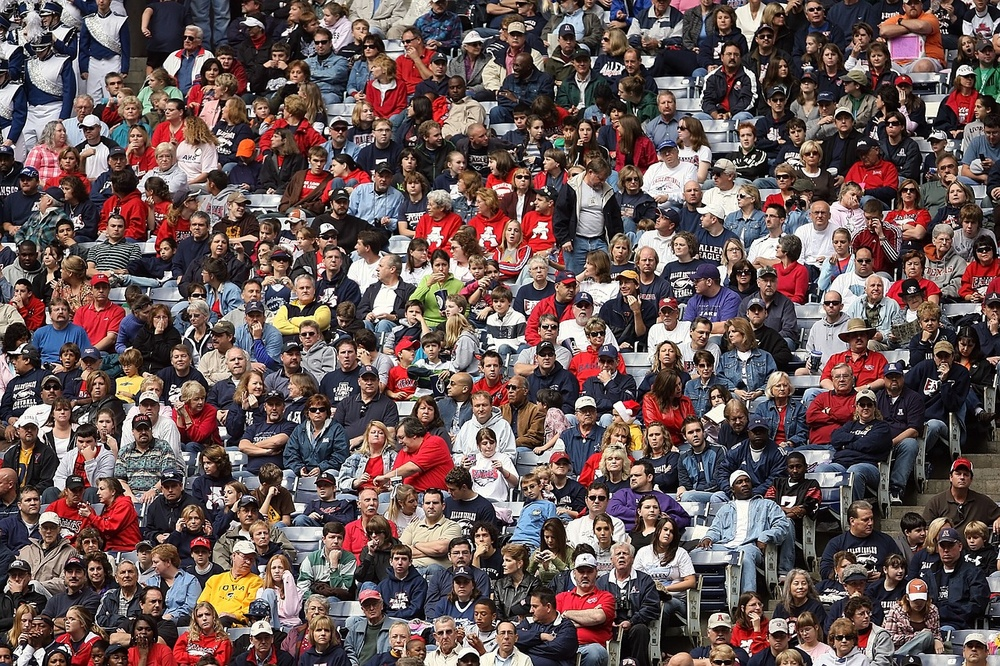
%> input picture Datasets/PixaBayDataset/crowd-1584115_1280.jpg, 1000 x 666 px, shrunk from 1280 x 853 before the run, given in place of 1.jpg, which was not available
$ octave imagens_edge.m   (GNU Octave 9; MATLAB toolbox functions it lacks are replaced by stand-ins)
%> lines starting %> are read from the running program, lines starting %| are printed output that depends on the picture; in (x1, y1, x2, y2) boxes, pixels count from 0 and x2, y2 are one past the last pixel; in counts of white or black regions, pixels touching at a corner belong together; the program's own positions count from 1; pictures that were not available may be replaced by others from this repository, and a replacement may not be noted
### grad.m
function [Gn] = grad(I)
%GRAD
%   This function calculates the gradient of an image using the sobel
%   operator. The output image is in double format.

h = (-1)*fspecial('sobel');
A = double(I);
Gx = imfilter(A,h);
Gy = imfilter(A,h');

G = abs(Gx) + abs(Gy);

Gn = (G - min(G(:)))/(max(G(:) - min(G(:))));
end

### imagens_edge.m
im = input('escolha a imagem: ');
%> the answer given: 1
name = sprintf('inputs//%d.jpg', im);
I = imread(name);
%> I is the input picture: size 666x1000x3 uint8; mean R, G, B 106.3, 87.3, 86.6
bw1 = 0.2;              %0.2 ou 0.4
bw2 = 0.45;             %0.45 ou 0.75
Ibw1 = im2bw(I,bw1);
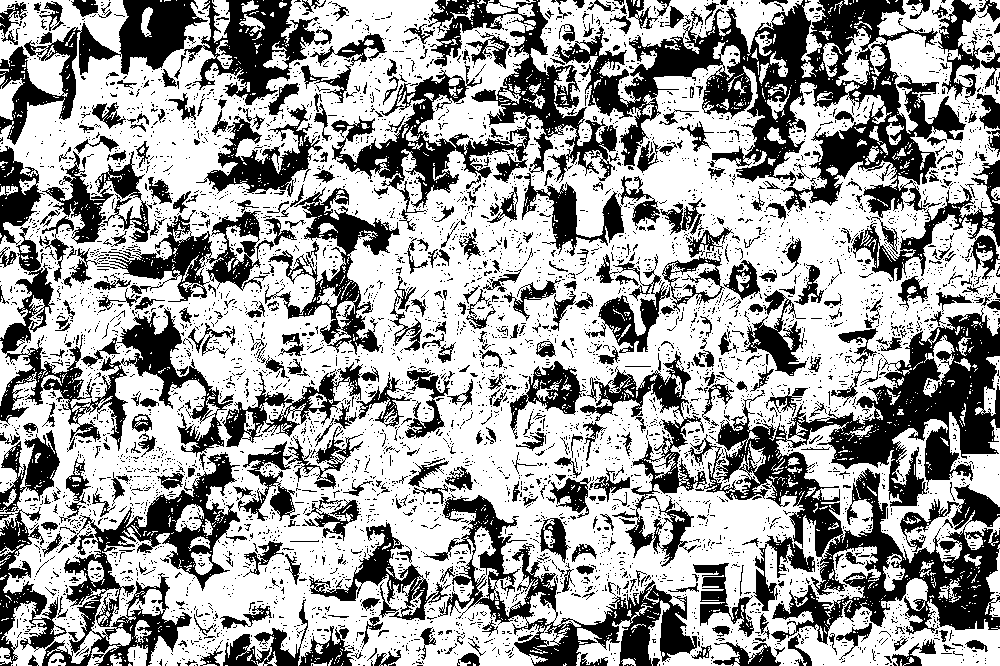
%> Ibw1: size 666x1000 logical; 62.4% white; 5553 black regions (5065 under 20 px), largest, box (x1, y1, x2, y2) and area: (688, 308, 1000, 645) 35710, (554, 0, 966, 218) 28616, (331, 0, 617, 231) 15947
Ibw2 = im2bw(I,bw2);
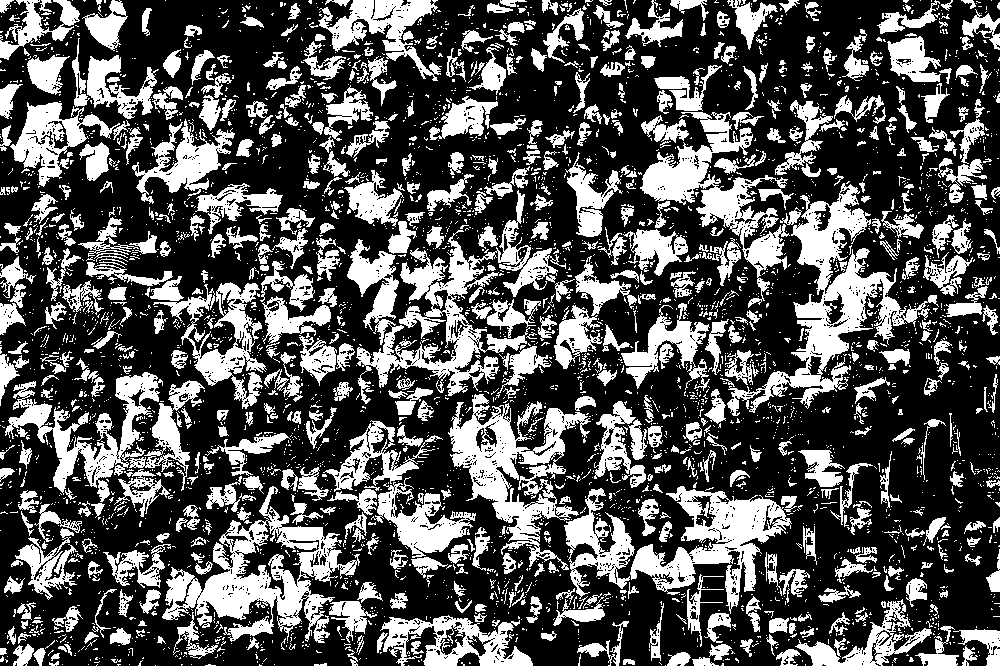
%> Ibw2: size 666x1000 logical; 33.1% white; 3974 white regions (3283 under 20 px), largest, box (x1, y1, x2, y2) and area: (347, 190, 566, 404) 11811, (727, 183, 939, 416) 10733, (162, 486, 360, 643) 10211
Ig1 = grad(Ibw1);
Ig2 = grad(Ibw2);
idx = Ig2 > 0.1;
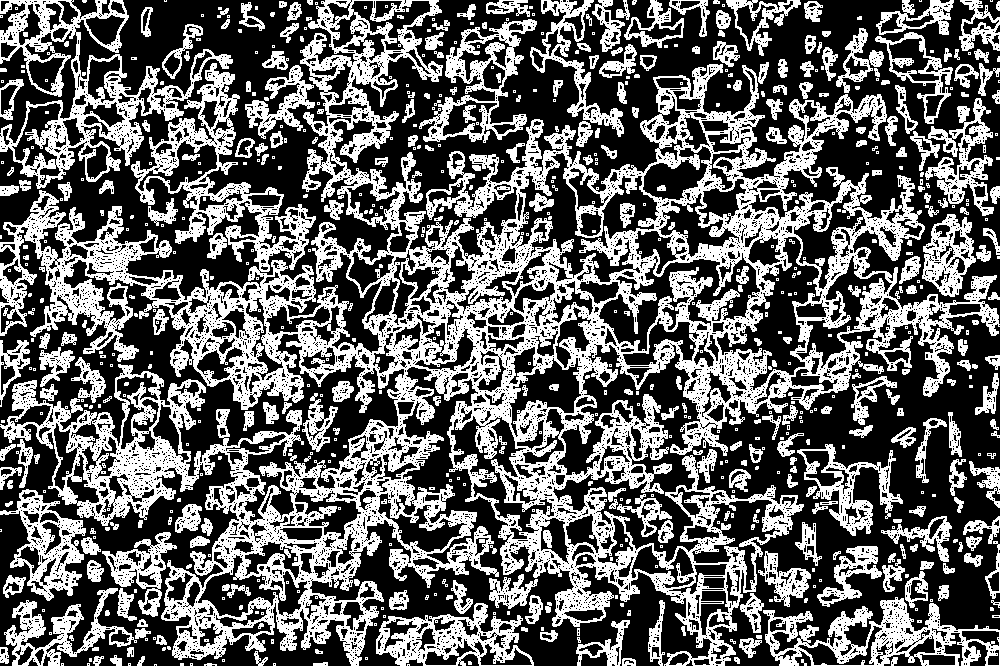
%> idx: size 666x1000 logical; 39.2% white; 686 white regions (362 under 20 px), largest, box (x1, y1, x2, y2) and area: (0, 0, 1000, 666) 165771, (0, 0, 233, 189) 10379, (763, 597, 1000, 666) 6005
Imasc = Ig1.*idx;
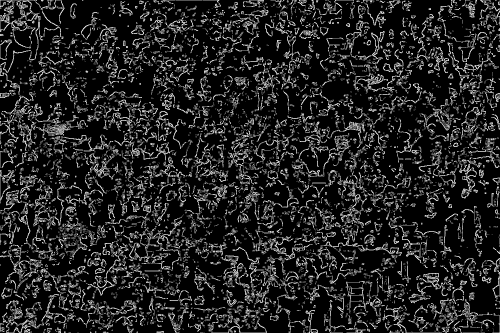
%> Imasc: size 666x1000 double (shown at 1/2 size); min 0, max 1, mean 0.134
Ithin = bwmorph(Imasc,'remove');
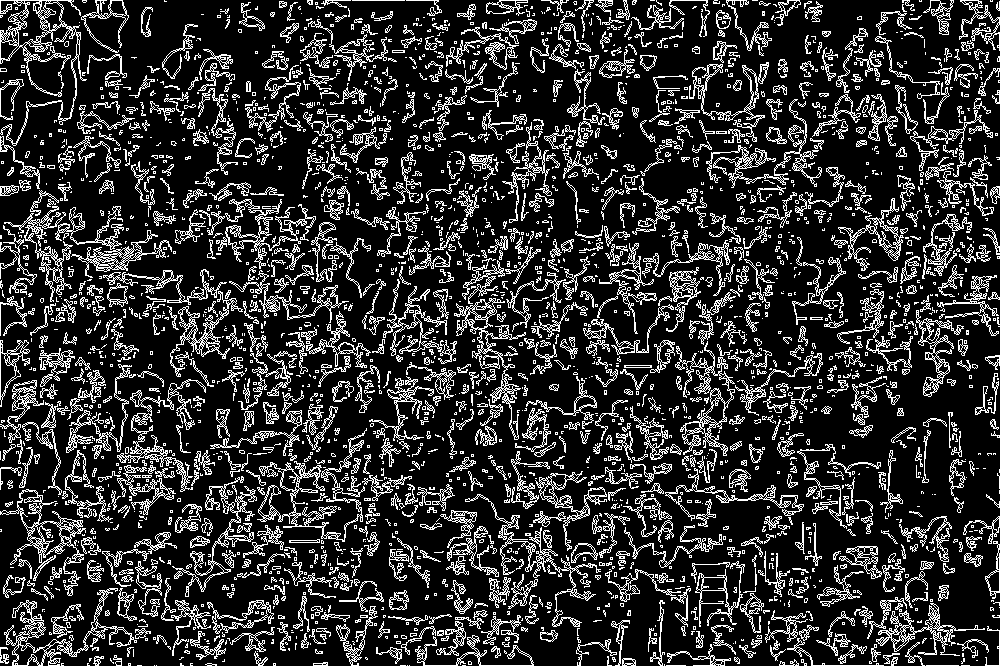
%> Ithin: size 666x1000 logical; 19% white in thin lines or dots
n1 = sprintf('BW1 = %.2f', bw1);
n2 = sprintf('BW2 = %.2f', bw2);

fig = figure; imshow(I),               title('I original')
name = sprintf('figuras\\%d_1_%.2f_%.2f.png', im, bw1,bw2);
saveas(fig,name); close all;
fig = figure; imshow(grad(I)),         title('I grad')
%> in grad (call 3), `Gy = imfilter(A,h');`:
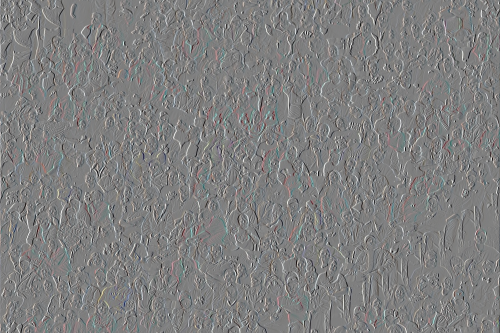
%> Gy: size 666x1000x3 double (shown at 1/2 size); mean R, G, B 0, 0, -0.1; drawn with min black and max white
%> in grad (call 3), `G = abs(Gx) + abs(Gy);`:
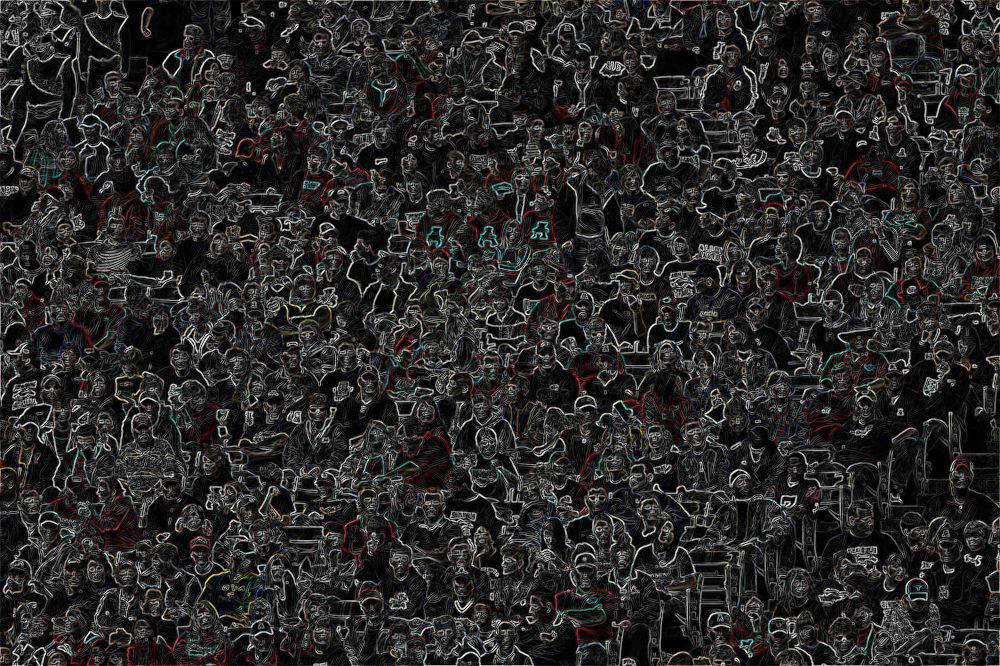
%> G: size 666x1000x3 double; mean R, G, B 250.9, 242.9, 240.2; drawn with min black and max white
name = sprintf('figuras\\%d_2_%.2f_%.2f.png', im, bw1,bw2);
saveas(fig,name); close all;
fig = figure; imshow(Ibw1),            title(n1)
name = sprintf('figuras\\%d_3_%.2f_%.2f.png', im, bw1,bw2);
saveas(fig,name); close all;
fig = figure; imshow(Ig1),             title('Ig1 - edge1')
name = sprintf('figuras\\%d_4_%.2f_%.2f.png', im, bw1,bw2);
saveas(fig,name); close all;
fig = figure; imshow(Ibw2),            title(n2)
name = sprintf('figuras\\%d_5_%.2f_%.2f.png', im, bw1,bw2);
saveas(fig,name); close all;
fig = figure; imshow(Ig2),             title('Ig2 - edge2 (mask)')
name = sprintf('figuras\\%d_6_%.2f_%.2f.png', im, bw1,bw2);
saveas(fig,name); close all;
fig = figure; imshow(Imasc),           title('Ig1 masked')
name = sprintf('figuras\\%d_7_%.2f_%.2f.png', im, bw1,bw2);
saveas(fig,name); close all;
fig = figure; imshow(Ithin),           title('Imasked thined')
name = sprintf('figuras\\%d_8_%.2f_%.2f.png', im, bw1,bw2);
saveas(fig,name); close all;
fig = figure; imshow((4*Ithin+Ig2)/5), title('I final')
name = sprintf('figuras\\%d_9_%.2f_%.2f.png', im, bw1,bw2);
saveas(fig,name); close all;

$ run again, on Datasets/PixaBayDataset/crowd-of-people-1488213_1280.jpg
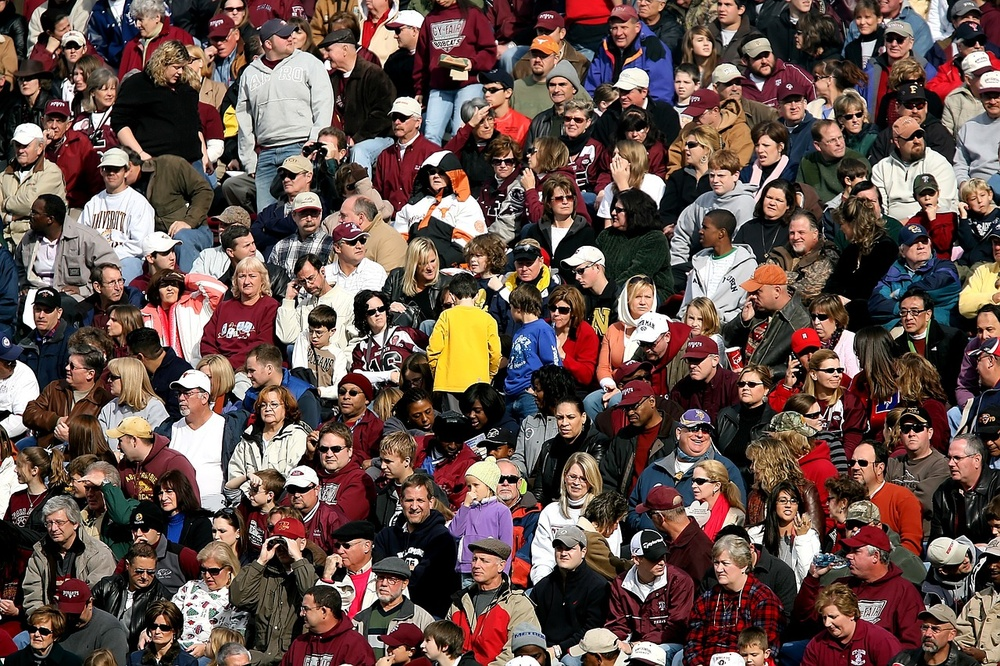
%> input picture Datasets/PixaBayDataset/crowd-of-people-1488213_1280.jpg, 1000 x 666 px, shrunk from 1280 x 853 before the run, given in place of 1.jpg, which was not available
%> I is the input picture: size 666x1000x3 uint8; mean R, G, B 103.5, 81.8, 76
%> `Ibw1 = im2bw(I,bw1);`:
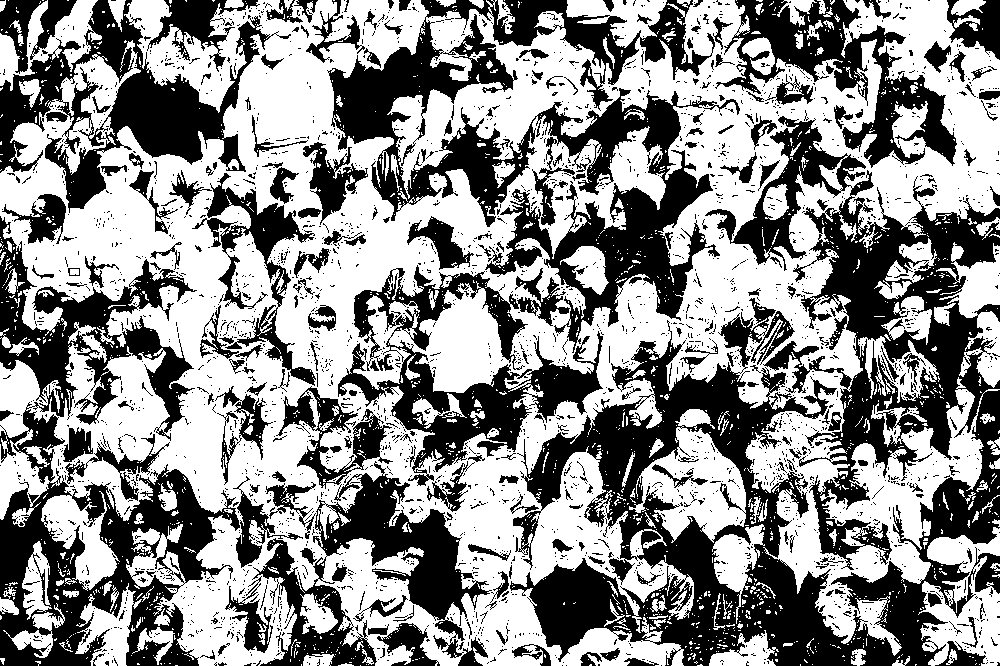
%> Ibw1: size 666x1000 logical; 55.9% white; 2857 black regions (2604 under 20 px), largest, box (x1, y1, x2, y2) and area: (510, 116, 1000, 666) 93655, (327, 0, 740, 353) 43479, (0, 216, 240, 666) 36463
%> Ibw2: size 666x1000 logical; 32.7% white; 2400 white regions (1971 under 20 px), largest, box (x1, y1, x2, y2) and area: (60, 148, 341, 523) 23229, (267, 137, 535, 398) 17738, (198, 30, 334, 231) 11410
%> idx: size 666x1000 logical; 27.8% white; 720 white regions (358 under 20 px), largest, box (x1, y1, x2, y2) and area: (0, 0, 562, 531) 49407, (443, 401, 676, 666) 12571, (582, 243, 832, 412) 8578
%> Ithin: size 666x1000 logical; 13.4% white in thin lines or dots
%> A: size 666x1000x3 double
%> Gx: size 666x1000x3 double
%> Gy: size 666x1000x3 double
%> in grad (call 3), `G = abs(Gx) + abs(Gy);`:
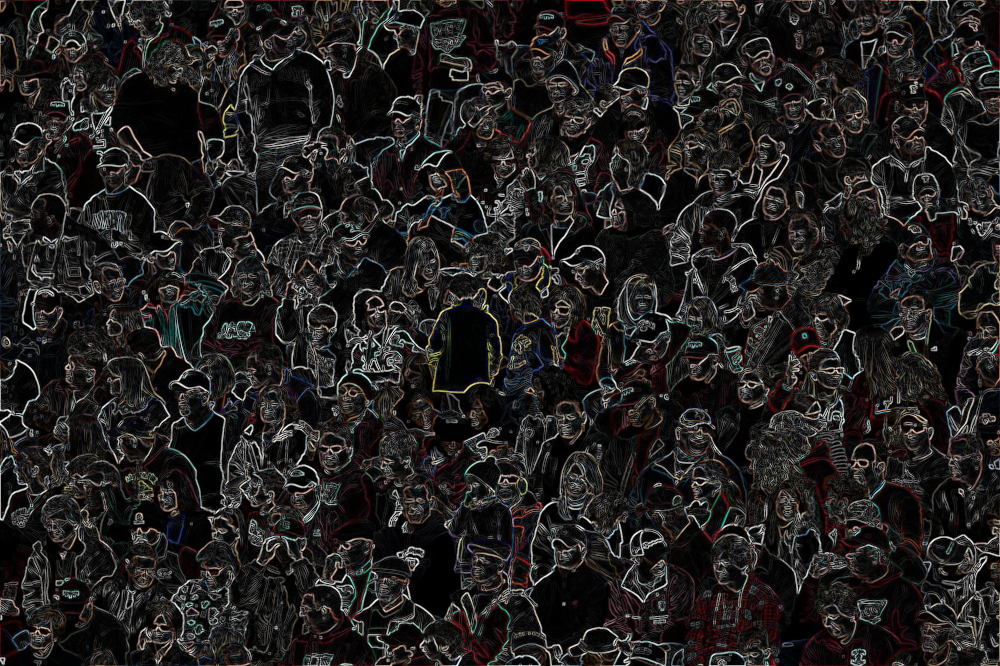
%> G: size 666x1000x3 double; mean R, G, B 208.6, 195.3, 191.5; drawn with min black and max white
%> Gn: size 666x1000x3 double

$ run again, on Datasets/PixaBayDataset/mass-1355498_1280.jpg
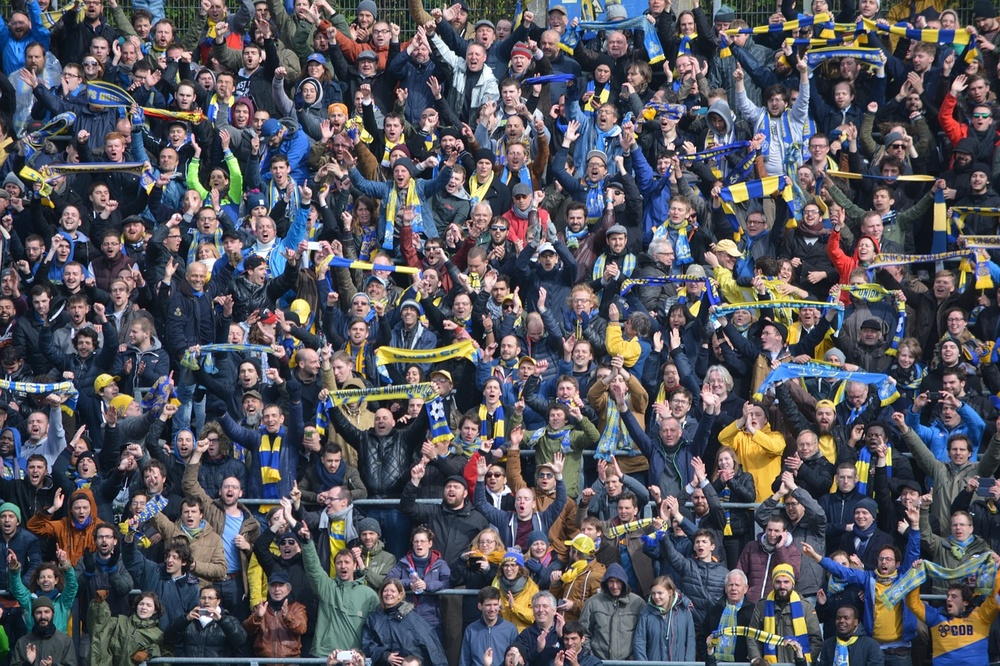
%> input picture Datasets/PixaBayDataset/mass-1355498_1280.jpg, 1000 x 666 px, shrunk from 1280 x 853 before the run, given in place of 1.jpg, which was not available
%> I is the input picture: size 666x1000x3 uint8; mean R, G, B 85.7, 85.5, 93.4
%> `Ibw1 = im2bw(I,bw1);`:
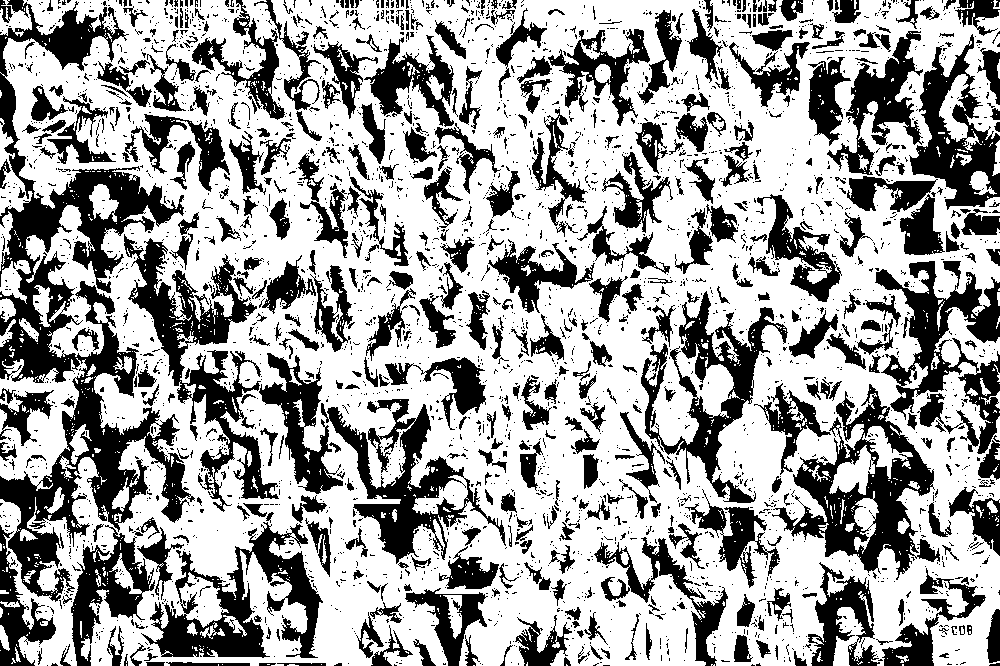
%> Ibw1: size 666x1000 logical; 63.9% white; 3203 black regions (2690 under 20 px), largest, box (x1, y1, x2, y2) and area: (0, 0, 195, 602) 32063, (124, 234, 279, 512) 10745, (772, 384, 940, 580) 10633
%> Ibw2: size 666x1000 logical; 28.4% white; 2413 white regions (1825 under 20 px), largest, box (x1, y1, x2, y2) and area: (733, 35, 887, 227) 5158, (119, 467, 301, 578) 4906, (704, 251, 907, 345) 4903
%> idx: size 666x1000 logical; 32% white; 695 white regions (316 under 20 px), largest, box (x1, y1, x2, y2) and area: (7, 0, 706, 666) 71120, (592, 0, 1000, 429) 27478, (558, 64, 705, 223) 6774
%> Ithin: size 666x1000 logical; 10.1% white in thin lines or dots
%> A: size 666x1000x3 double
%> Gx: size 666x1000x3 double
%> Gy: size 666x1000x3 double
%> G: size 666x1000x3 double
%> Gn: size 666x1000x3 double
%> `imshow((4*Ithin+Ig2)/5)`:
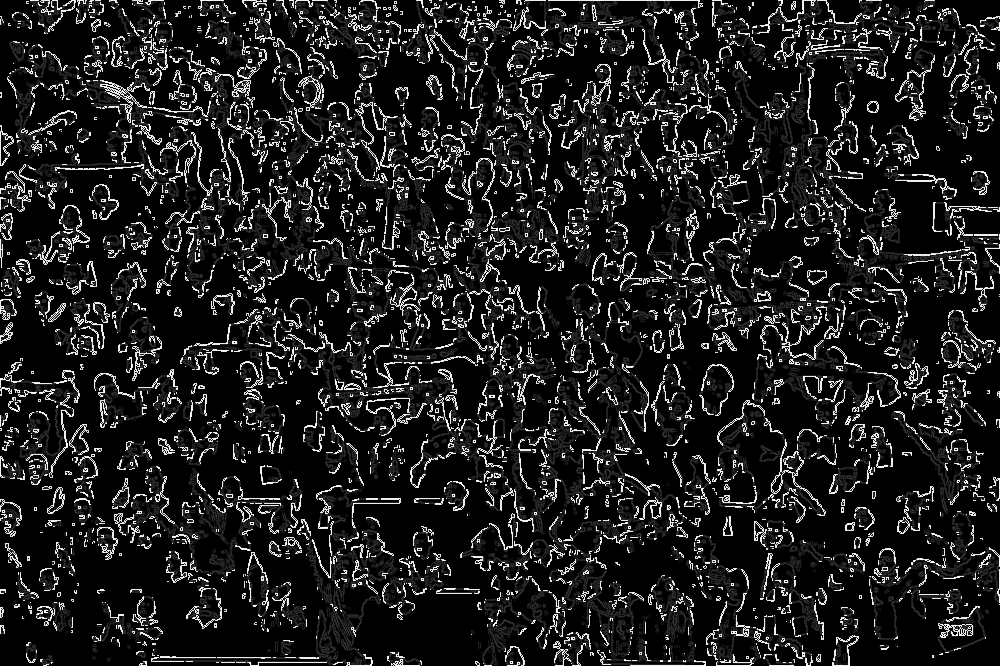
%> displayed picture: size 666x1000, on the screen's scale of 0 to 255; min 0, max 255, mean 30.6
